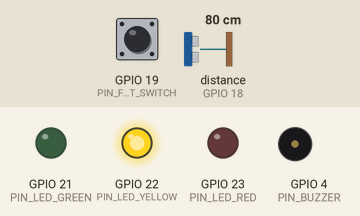
A sketch run on a simulated ESP32. Parts: output pins drawn as LEDs (lit = HIGH), buzzer (waves = sounding, pin HIGH). Wiring (inferred from the names in the program): ultrasonic range finder: trigger GPIO 5; echo GPIO 18. The test bench sets the inputs (shaded band); at power-on: distance to the obstacle (sensor on GPIO 18) 80 cm, GPIO 19 (PIN_FLOAT_SWITCH) HIGH. The echo pulse lasts 58.3 µs per cm; pins used as bus, display or sensor lines are not drawn; what the sketch prints to the serial monitor is not drawn.

Above: at 1.2 s.
1.3 s: distance to the obstacle (sensor on GPIO 18) set to 74 cm
3.2 s: distance to the obstacle (sensor on GPIO 18) set to 67 cm
At 4.4 s:
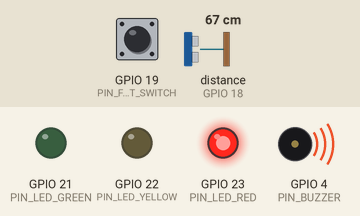
5.5 s: distance to the obstacle (sensor on GPIO 18) set to 120 cm
At 7.2 s:
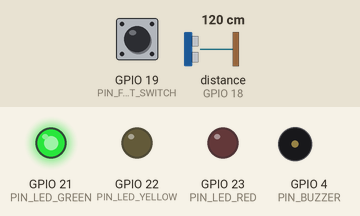
7.5 s: distance to the obstacle (sensor on GPIO 18) set to 88 cm
9.2 s: distance to the obstacle (sensor on GPIO 18) set to 83 cm
At 10.3 s:
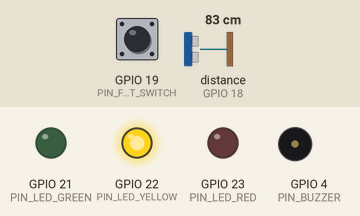
11.5 s: distance to the obstacle (sensor on GPIO 18) set to 2 cm
At 12.8 s:
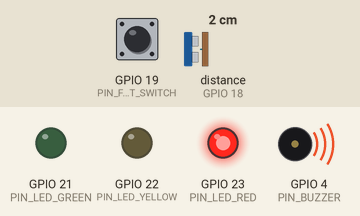
Timing chart, 0 to 14.5 s (numbered marks = the images above; inputs shaded):
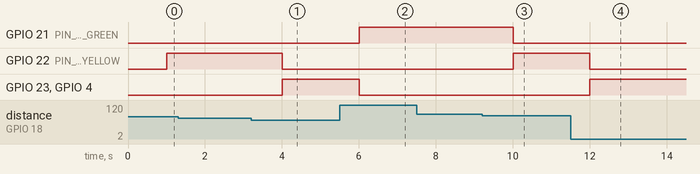

Measured:
- the behaviour switches between 71 and 70 cm on distance to the obstacle (sensor on GPIO 18) (found by bisection; images 0 and 1)
- the behaviour switches between 86 and 85 cm on distance to the obstacle (sensor on GPIO 18) (found by bisection; images 2 and 3)
- after the input at 1.3 s, every drawn part: stays the same
- after the input at 3.2 s, GPIO 22 (PIN_LED_YELLOW): HIGH → LOW after 0.80 s; GPIO 23 (PIN_LED_RED), GPIO 4 (PIN_BUZZER): LOW → HIGH after 0.80 s
- after the input at 5.5 s, GPIO 21 (PIN_LED_GREEN): LOW → HIGH after 0.51 s; GPIO 23 (PIN_LED_RED), GPIO 4 (PIN_BUZZER): HIGH → LOW after 0.51 s
- after the input at 7.5 s, every drawn part: stays the same
- after the input at 9.2 s, GPIO 21 (PIN_LED_GREEN): HIGH → LOW after 0.81 s; GPIO 22 (PIN_LED_YELLOW): LOW → HIGH after 0.81 s
- after the input at 11.5 s, GPIO 22 (PIN_LED_YELLOW): HIGH → LOW after 0.50 s; GPIO 23 (PIN_LED_RED), GPIO 4 (PIN_BUZZER): LOW → HIGH after 0.50 s

The sketch:

whaze_esp32_sensor.ino
```cpp
/*
 * ============================================================================
 * WHAZE: IoT-Based Early Warning System for Enhanced Community Evacuation Preparedness
 * Institution : First City Providential College (FCPC), Brgy. Narra, Francisco Homes, CSJDM, Bulacan
 * Test Locale : Sunga Residence, Phase G3, Francisco Homes 1, Brgy. Yakal, CSJDM, Bulacan
 * Hardware    : ESP32 + JSN-SR04T / HC-SR04 Waterproof Ultrasonic Sensor + Float Switch
 *               + Piezo Buzzer + 3 LEDs (Green, Yellow, Red)
 * ============================================================================
 */

#include <WiFi.h>
#include <WebServer.h>

// ---- Pin Definitions (Matches Chapter 3 Instrumentation & Figure 6 Blueprint) ----
#define PIN_TRIG         5    // Ultrasonic Sensor Trigger Pin
#define PIN_ECHO         18   // Ultrasonic Sensor Echo Pin (via 1k/2k voltage divider)
#define PIN_FLOAT_SWITCH 19   // Backup Float Switch (INPUT_PULLUP, LOW = Triggered)
#define PIN_LED_GREEN    21   // Safe Status Indicator (< 15 cm water level)
#define PIN_LED_YELLOW   22   // Warning Status Indicator (15 - 29 cm water level)
#define PIN_LED_RED      23   // Critical Danger Indicator (>= 30 cm water level)
#define PIN_BUZZER       4    // Active Piezo Buzzer

// ---- Calibration & Threshold Constants ----
const float SENSOR_MOUNT_HEIGHT_CM = 100.0; // Distance from ultrasonic transducer to dry ground/channel bed
const float THRESHOLD_WARNING_CM   = 15.0;  // Yellow LED Warning threshold
const float THRESHOLD_CRITICAL_CM  = 30.0;  // Red LED + Piezo Buzzer Critical Evacuation threshold

// ---- Local Wi-Fi Credentials (SoftAP + Station Mode for Offline Local Area Access) ----
const char* AP_SSID = "Whaze-ESP32-FloodNode";
const char* AP_PASS = "fcpc2026";

WebServer server(80);

float currentDistanceCm = 88.0;
float currentWaterLevelCm = 12.0;
bool floatSwitchActive = false;
String currentStatus = "SAFE";
unsigned long lastSampleMs = 0;
unsigned long responseLatencyMs = 42;

float measureDistanceCm() {
  unsigned long tStart = millis();
  digitalWrite(PIN_TRIG, LOW);
  delayMicroseconds(2);
  digitalWrite(PIN_TRIG, HIGH);
  delayMicroseconds(10);
  digitalWrite(PIN_TRIG, LOW);

  long duration = pulseIn(PIN_ECHO, HIGH, 30000); // 30ms timeout
  responseLatencyMs = millis() - tStart + 35;     // Total sensing + processing latency (ms)

  if (duration <= 0) {
    return SENSOR_MOUNT_HEIGHT_CM;
  }
  float distance = (duration * 0.0343) / 2.0;
  return constrain(distance, 2.0, SENSOR_MOUNT_HEIGHT_CM);
}

void updateOutputs() {
  currentDistanceCm = measureDistanceCm();
  currentWaterLevelCm = max(0.0f, SENSOR_MOUNT_HEIGHT_CM - currentDistanceCm);
  floatSwitchActive = (digitalRead(PIN_FLOAT_SWITCH) == LOW);

  if (currentWaterLevelCm >= THRESHOLD_CRITICAL_CM || floatSwitchActive) {
    currentStatus = "CRITICAL";
    digitalWrite(PIN_LED_GREEN, LOW);
    digitalWrite(PIN_LED_YELLOW, LOW);
    digitalWrite(PIN_LED_RED, HIGH);
    digitalWrite(PIN_BUZZER, HIGH);
  } else if (currentWaterLevelCm >= THRESHOLD_WARNING_CM) {
    currentStatus = "WARNING";
    digitalWrite(PIN_LED_GREEN, LOW);
    digitalWrite(PIN_LED_YELLOW, HIGH);
    digitalWrite(PIN_LED_RED, LOW);
    digitalWrite(PIN_BUZZER, LOW);
  } else {
    currentStatus = "SAFE";
    digitalWrite(PIN_LED_GREEN, HIGH);
    digitalWrite(PIN_LED_YELLOW, LOW);
    digitalWrite(PIN_LED_RED, LOW);
    digitalWrite(PIN_BUZZER, LOW);
  }
}

void handleGetData() {
  // CORS headers for PWA fetch compatibility
  server.sendHeader("Access-Control-Allow-Origin", "*");
  server.sendHeader("Access-Control-Allow-Methods", "GET, OPTIONS");
  server.sendHeader("Access-Control-Allow-Headers", "Content-Type");

  String json = "{";
  json += "\"nodeId\":\"ESP32-FCPC-G3\",";
  json += "\"locale\":\"Phase G3, Francisco Homes 1, Brgy. Yakal, CSJDM\",";
  json += "\"waterLevelCm\":" + String(currentWaterLevelCm, 1) + ",";
  json += "\"sensorDistanceCm\":" + String(currentDistanceCm, 1) + ",";
  json += "\"mountHeightCm\":" + String(SENSOR_MOUNT_HEIGHT_CM, 1) + ",";
  json += "\"floatSwitch\":" + String(floatSwitchActive ? "true" : "false") + ",";
  json += "\"status\":\"" + currentStatus + "\",";
  json += "\"responseTimeMs\":" + String(responseLatencyMs) + ",";
  json += "\"uptimeSec\":" + String(millis() / 1000);
  json += "}";

  server.send(200, "application/json", json);
}

void handleOptions() {
  server.sendHeader("Access-Control-Allow-Origin", "*");
  server.sendHeader("Access-Control-Allow-Methods", "GET, OPTIONS");
  server.sendHeader("Access-Control-Allow-Headers", "Content-Type");
  server.send(204);
}

void setup() {
  Serial.begin(115200);

  pinMode(PIN_TRIG, OUTPUT);
  pinMode(PIN_ECHO, INPUT);
  pinMode(PIN_FLOAT_SWITCH, INPUT_PULLUP);
  pinMode(PIN_LED_GREEN, OUTPUT);
  pinMode(PIN_LED_YELLOW, OUTPUT);
  pinMode(PIN_LED_RED, OUTPUT);
  pinMode(PIN_BUZZER, OUTPUT);

  // Start offline-capable Wi-Fi Access Point for community residents
  WiFi.mode(WIFI_AP);
  WiFi.softAP(AP_SSID, AP_PASS);
  Serial.print("Whaze ESP32 AP IP: ");
  Serial.println(WiFi.softAPIP());

  server.on("/data", HTTP_GET, handleGetData);
  server.on("/data", HTTP_OPTIONS, handleOptions);
  server.begin();
}

void loop() {
  server.handleClient();
  if (millis() - lastSampleMs >= 1000) {
    lastSampleMs = millis();
    updateOutputs();
  }
}
```
